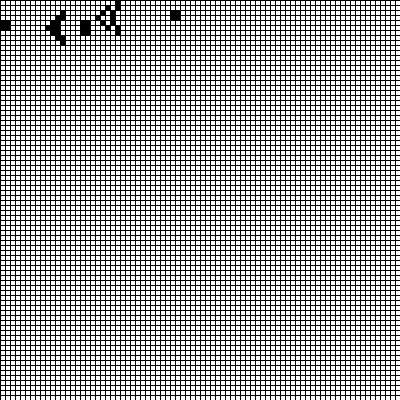
Frame 1 (no input)
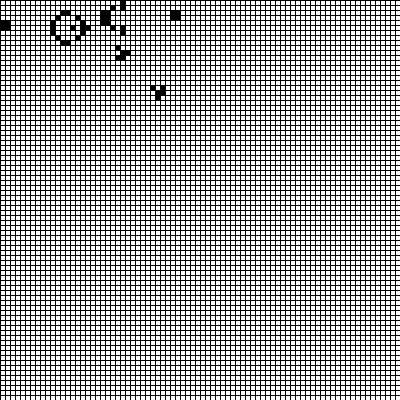
Frame 60 (the mouse pressed at the canvas centre just before this capture)
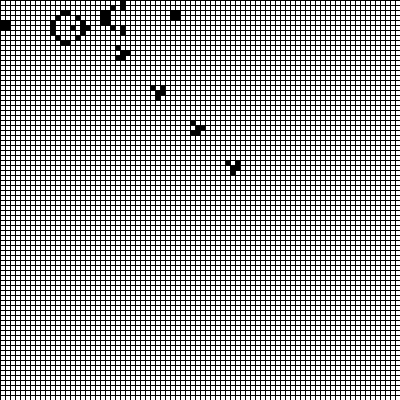
Frame 120 (the mouse held since frame 60 and released just before this capture)

The Processing sketch that drew these frames (run headless with seeded random() and noise(); from frame 60 on, the mouse is pressed at the canvas centre):

// Processing sketch: Game_of_Life
// ── Game_of_Life.pde

GoL gol = new GoL(80,80);

void setup(){
  size(400,400);
  frameRate(10);
}

void draw(){
  gol.update();
  gol.render();
}
// ── GoL.pde
class GoL{
  
  boolean[][] grid;
  
  GoL(int w, int h){
    grid = new boolean[h][w];
    
    //for(int i = 0;i < grid.length;i++){
    //  for(int j = 0;j < grid[i].length;j++){
    //    if(random(1) < 0.2){
    //      grid[i][j] = true;
    //    }else{
    //      grid[i][j] = false;
    //    }
    //  }
    //}
    
    grid[4][0] = true;
    grid[4][1] = true;
    grid[5][0] = true;
    grid[5][1] = true;
    
    grid[2][34] = true;
    grid[2][35] = true;
    grid[3][34] = true;
    grid[3][35] = true;
    
    grid[4][10] = true;
    grid[5][10] = true;
    grid[6][10] = true;
    grid[3][11] = true;
    grid[7][11] = true;
    grid[2][12] = true;
    grid[8][12] = true;
    grid[2][13] = true;
    grid[8][13] = true;
    grid[5][14] = true;
    grid[3][15] = true;
    grid[7][15] = true;
    grid[4][16] = true;
    grid[5][16] = true;
    grid[6][16] = true;
    grid[5][17] = true;
    
    grid[2][20] = true;
    grid[3][20] = true;
    grid[4][20] = true;
    grid[2][21] = true;
    grid[3][21] = true;
    grid[4][21] = true;
    grid[1][22] = true;
    grid[5][22] = true;
    grid[0][24] = true;
    grid[1][24] = true;
    grid[5][24] = true;
    grid[6][24] = true;
    
  }
  
  void render(){
    for(int i = 0;i < grid.length;i++){
      for(int j = 0;j < grid[i].length;j++){
        float xScl = width/grid[i].length;
        float yScl = height/grid.length;
        if(grid[i][j]){
          fill(0);
        }else{
          fill(255);
        }
        rect(j*xScl,i*yScl,xScl,yScl);
      }
    }
  }
  
  void update(){
    int[][] nGrid = new int[grid.length][grid[0].length];
    for(int i = 0;i < grid.length;i++){
      for(int j = 0;j < grid[i].length;j++){
        int num = 0;
        for(int x = -1;x < 2;x++){
          for(int y = -1;y < 2;y++){
            int sX = x+j;
            int sY = y+i;
            if(sX >= 0 && sX < grid[i].length && sY >= 0 && sY < grid.length){
              if(grid[sY][sX]){
                if(x != 0 || y != 0){
                  num++;
                }
              }
            }
          }
        }
        nGrid[i][j] = num;
      }
    }
    boolean[][] tGrid = new boolean[grid.length][grid[0].length];
    tGrid = grid;
    //rules
    for(int i = 0;i < nGrid.length;i++){
      for(int j = 0;j < nGrid[i].length;j++){
        int n = nGrid[i][j];
        if((n == 0||n == 1)&&grid[i][j] == true){
          tGrid[i][j] = false;
        }
        if((n == 2||n == 3)&&grid[i][j] == true){
          tGrid[i][j] = true;
        }
        if((n > 3)&&grid[i][j] == true){
          tGrid[i][j] = false;
        }
        if((n == 3)&&grid[i][j] == false){
          tGrid[i][j] = true;
        }
      }
    }
    //end
    grid = tGrid;
  }
  
  boolean[][] getGrid(){
    return grid;
  }
  
}
